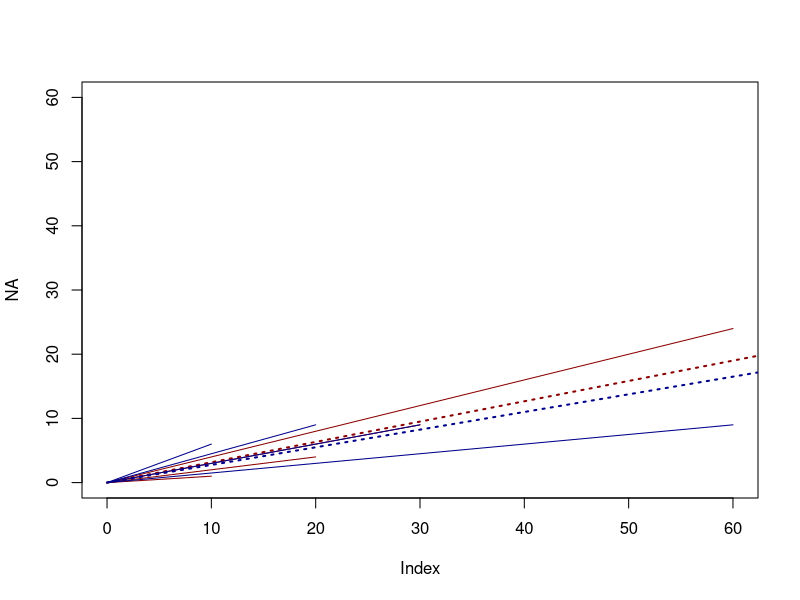
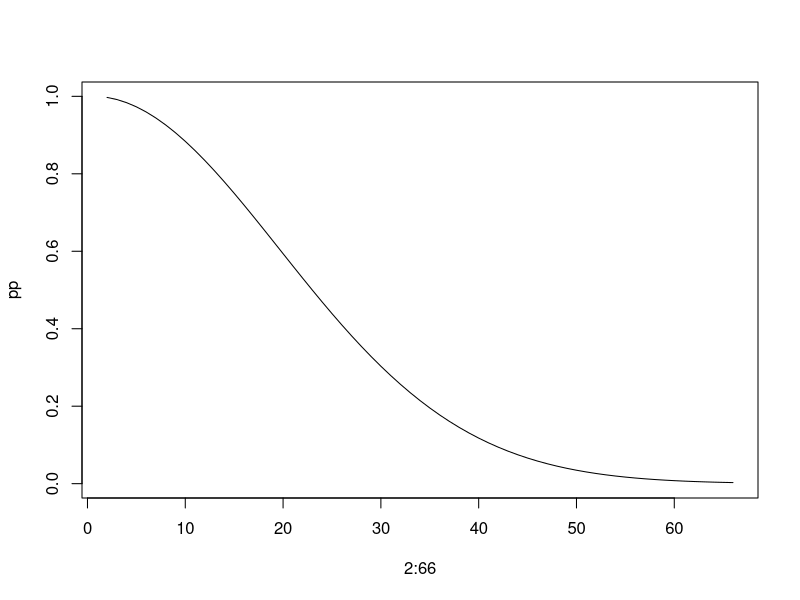

Here is the R script that generated these plots, in order:
# https://scitechdaily.com/paradoxes-of-probability-statistical-strangeness/


################################################
# https://en.wikipedia.org/wiki/Simpson%27s_paradox#Vector_interpretation

# szkodliwe leczenie było zastosowane często dla najłatwierszych przypadków
# a rzadko dla najtrudniejszych przypadków
# i jednocześnie brak leczenia był zastosowany często dla trudnych przypadków 
# i rzadko dla łatwych przypadków
# dlatego wydało się że szkodliwe leczenie jest lepsze niż brak leczenia


a_num = c(10, 20, 30, 60)
a_rec = c(.1, .2, .3, .4)

a_q = a_num * a_rec
a_p = a_num

sum(a_num * a_rec) / 120
sum(a_num * a_rec)
a_num * a_rec


b_num = c(60, 30, 20, 10)
b_rec = c(.15, .3, .45, .6)
sum(b_num * b_rec) / 120
sum(b_num * b_rec)
b_num * b_rec

b_q = b_num * b_rec
b_p = b_num


# mimo że suma jest do 120 wykres do 60
plot(NA, xlim=c(0, 60), ylim=c(0,60))
for(i in 1:4)
    lines( c(0,a_p[i]), c(0,a_q[i]), col = 'red4')
lines(c(0, 120), c(0, sum(a_num * a_rec)), col = 'red4', lwd = 2, lty=3)


for(i in 1:4)
    lines( c(0,b_p[i]), c(0,b_q[i]), col = 'blue4')
lines(c(0, 120), c(0, sum(b_num * b_rec)), col = 'blue4', lwd = 2, lty=3)


###########################
# ad ratefallacy
300*.04
12*.08
(300-12)*.25

((300-12)*.25+12*.08)/300


###########################
# Multiple comparisons fallacy
# (birthdays)
1/365

sapply(2:50, function(n) n*(n-1)/2)

40*39/2 / 365

(1 - 1/365)^(40*39/2)
1 / (1 - 1/365)^(40*39/2)

(1-1/365)^(24*23/2)
(1-1/365)^(23*22/2)
(1-1/365)^(22*21/2)

sapply(2:50, function(n) n*(n-1)/2)

pp = sapply(2:66, function(n) (1-1/365)^( n*(n-1)/2))
plot(2:66, pp, type = 'l')


